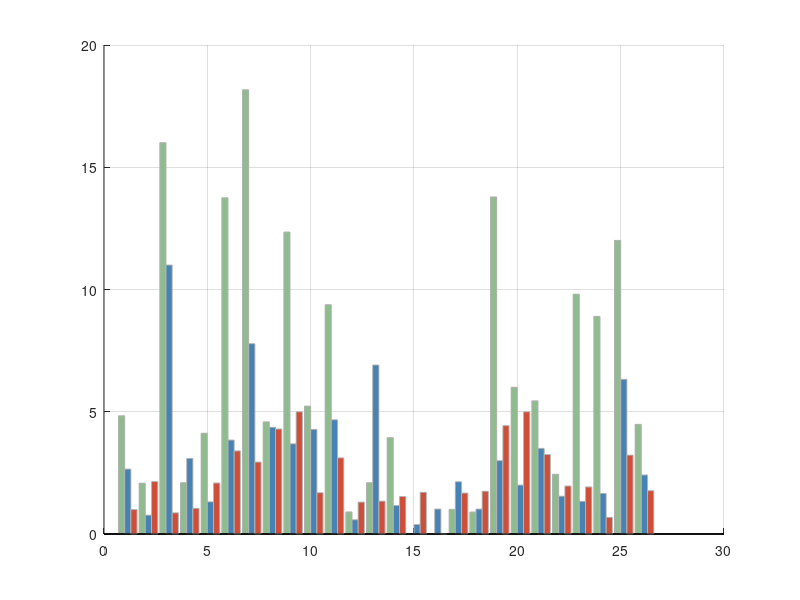

MATLAB code for this plot: (Note: this script raises an error after producing the figure.)
%% 方位角误差对比柱状图
% 数据
data_azimuth = [
1	2.6554	4.8369
2.1448	0.7678	2.0789
0.866	11	16.0076
1.0488	3.0898	2.0998
2.0857	1.3167	4.1223
3.3985	3.8423	13.753
2.9411	7.7861	18.1701
4.2953	4.3625	4.5873
5	3.6905	12.3497
1.6882	4.2779	5.2309
3.1145	4.6721	9.3795
1.3038	0.5846	0.9044
1.3416	6.9109	2.0998
1.533	1.1651	3.942
1.7029	0.3878	0.0076
0	1.0208	0.0076
1.6733	2.1381	1.0075
1.7464	1.02	0.9002
4.4328	3	13.787
5	2	6
3.25	3.5	5.4474
1.9621	1.545	2.4418
1.9235	1.334	9.8087
0.6787	1.6583	8.9002
3.2249	6.3249	12.0074
1.7728	2.4155	4.4845
];

% 提取误差数据
method_our = data_azimuth(:,1);     
method_tdoa_improved = data_azimuth(:,2); 
method_tdoa_original = data_azimuth(:,3); 

% 横坐标：数据点编号
x = 1:26;

% 设置柱状图的高度为零的值
method_our(method_our == 0) = NaN;
method_tdoa_improved(method_tdoa_improved == 0) = NaN;
method_tdoa_original(method_tdoa_original == 0) = NaN;

% 绘制柱状图
figure;
hold on;
bar(x - 0.15, method_tdoa_original, 'FaceColor', [143/255, 188/255, 143/255], 'EdgeColor', [0.7, 0.7, 0.7], 'BarWidth', 0.3);  % 设置更粗的柱子
bar(x + 0.15, method_tdoa_improved, 'FaceColor', [70/255, 130/255, 180/255], 'EdgeColor', [0.7, 0.7, 0.7], 'BarWidth', 0.3);  % 设置更粗的柱子
bar(x + 0.45, method_our, 'FaceColor', [205/255, 79/255, 57/255], 'EdgeColor', [0.7, 0.7, 0.7], 'BarWidth', 0.3);  % 设置更粗的柱子
hold off;

% 添加网格
grid on;
ax = gca;
ax.GridLineStyle = '--'; % 设置网格线为虚线

% 轴标签
xlabel('Data(1-26)', 'FontName', 'Times New Roman', 'FontSize', 12);
ylabel('Angular Error(°)', 'FontName', 'Times New Roman', 'FontSize', 12);


% 标题
%title('RMSE', 'FontName', 'Times New Roman', 'FontSize', 12);
title('RMSE', 'FontSize', 14, 'FontWeight', 'bold', 'FontName', 'Times New Roman');

% 设置横坐标刻度
xticks(1:26);

% 调整纵坐标的刻度线长度
ax.XAxis.TickLength = [0.004, 0.004];  % 横坐标刻度线长度
ax.YAxis.TickLength = [0.004, 0.004];  % 纵坐标刻度线长度

% 设置纵坐标范围为0到25，步长为5
ylim([0 25]);
yticks(0:5:25);

% 图例
legend('TDOA', 'Improved TDOA', 'TDOA-SRP', 'FontName', 'Times New Roman', 'FontSize', 12);

% 调整图像大小，减少两边空白
set(gcf, 'Position', [100, 100, 1500, 600]);  % 减少宽度以减少空白
set(gca, 'LooseInset', get(gca, 'TightInset')); % 去除空白区域

% 保存为高质量图片
%saveas(gcf, 'RMSE-AZI.png');
print(gcf, 'RMSE-AZI', '-dtiff', '-r300');

%print(gcf, 'azimuth_angle_error_comparison_bar.pdf', '-dpdf', '-r300', '-bestfit');  % 使用 -bestfit 选项

